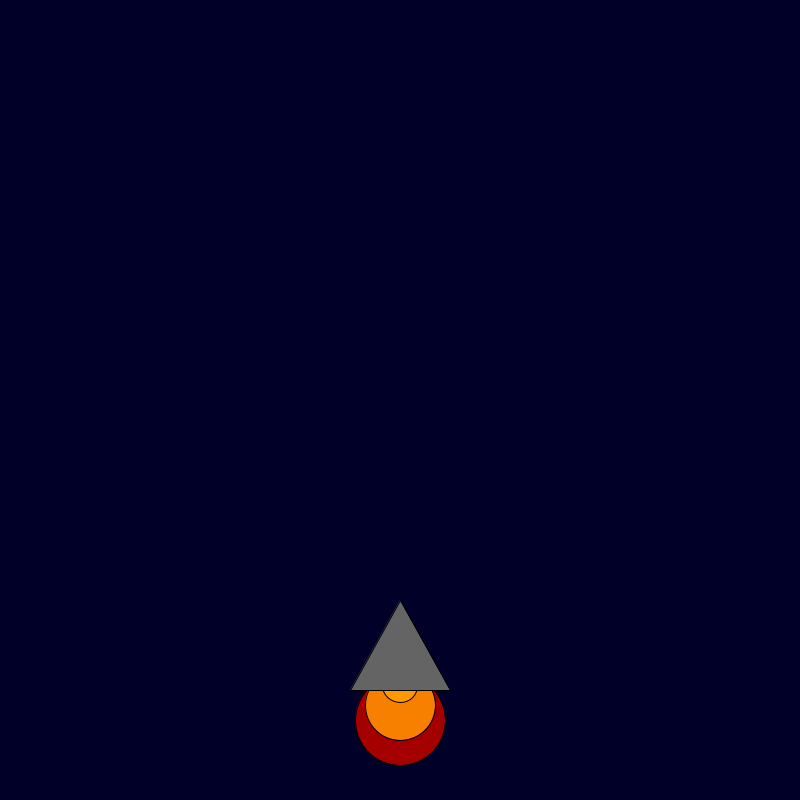
Frame 1 (no input)
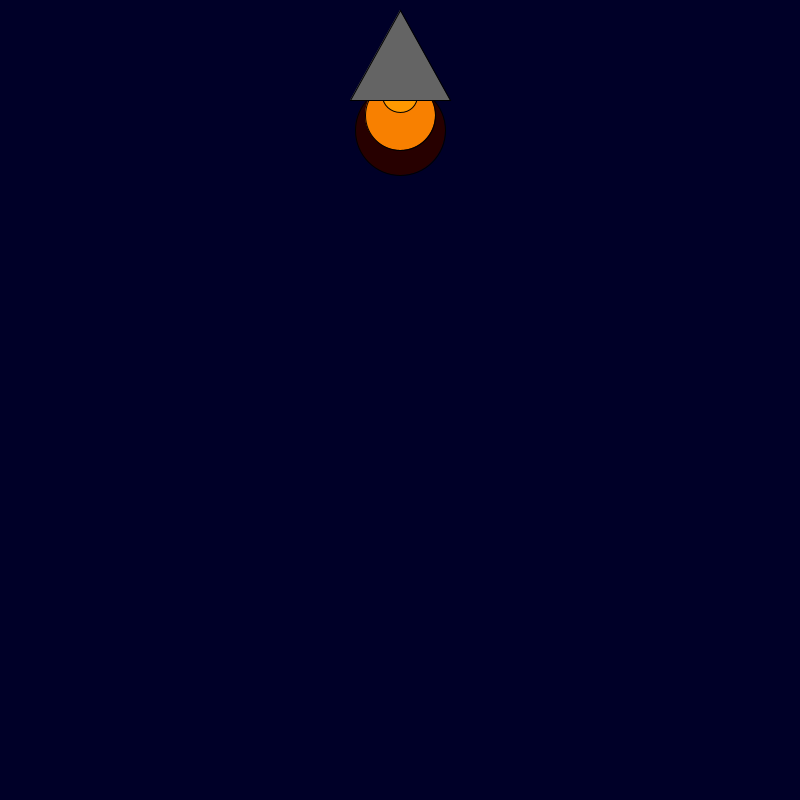
Frame 60 (the mouse pressed at the canvas centre just before this capture)
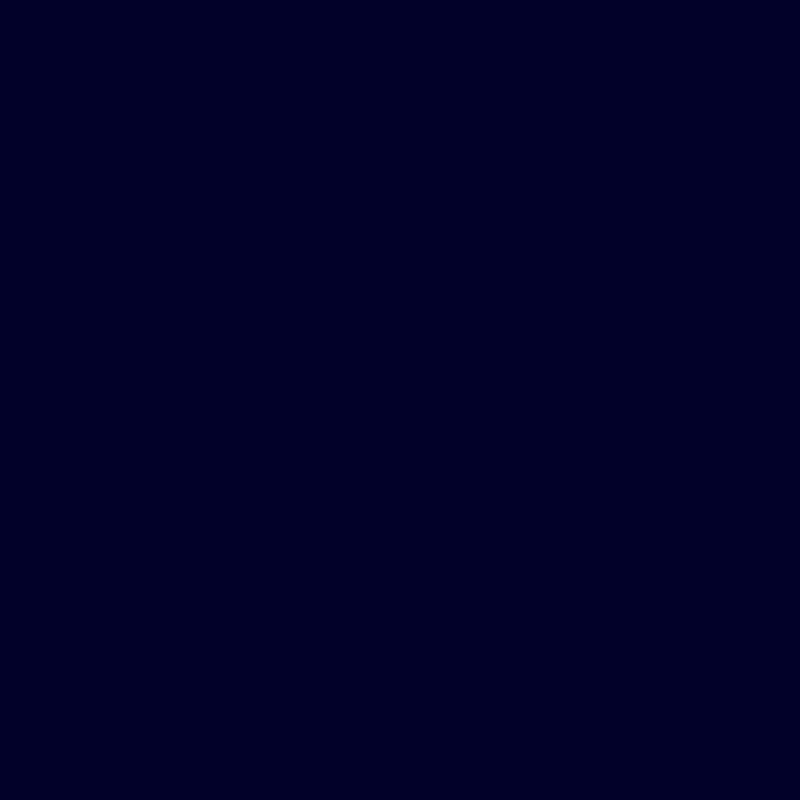
Frame 120 (the mouse held since frame 60 and released just before this capture)

The Processing sketch that drew these frames (run headless with seeded random() and noise(); from frame 60 on, the mouse is pressed at the canvas centre):

// Processing sketch: rocket_ship
// ── rocket_ship.pde
int x = 400; 
int y = 600; 

void setup() {
    size(800, 800);
    
}

void draw() {
  y = y - 10;
    background(0, 0, 40); 
    fill(random(255), 0, 0);
    ellipse(x, y + 130, 90, 90);
    fill(248, 128, 0);
    ellipse(x, y + 115, 70, 70);
    fill(255, 153, 0);
    ellipse(x, y + 95, 35, 35);
    fill(100, 100, 100);
    triangle(x, y + 10, x + 50, y + 100, x - 50, y + 100);

}
